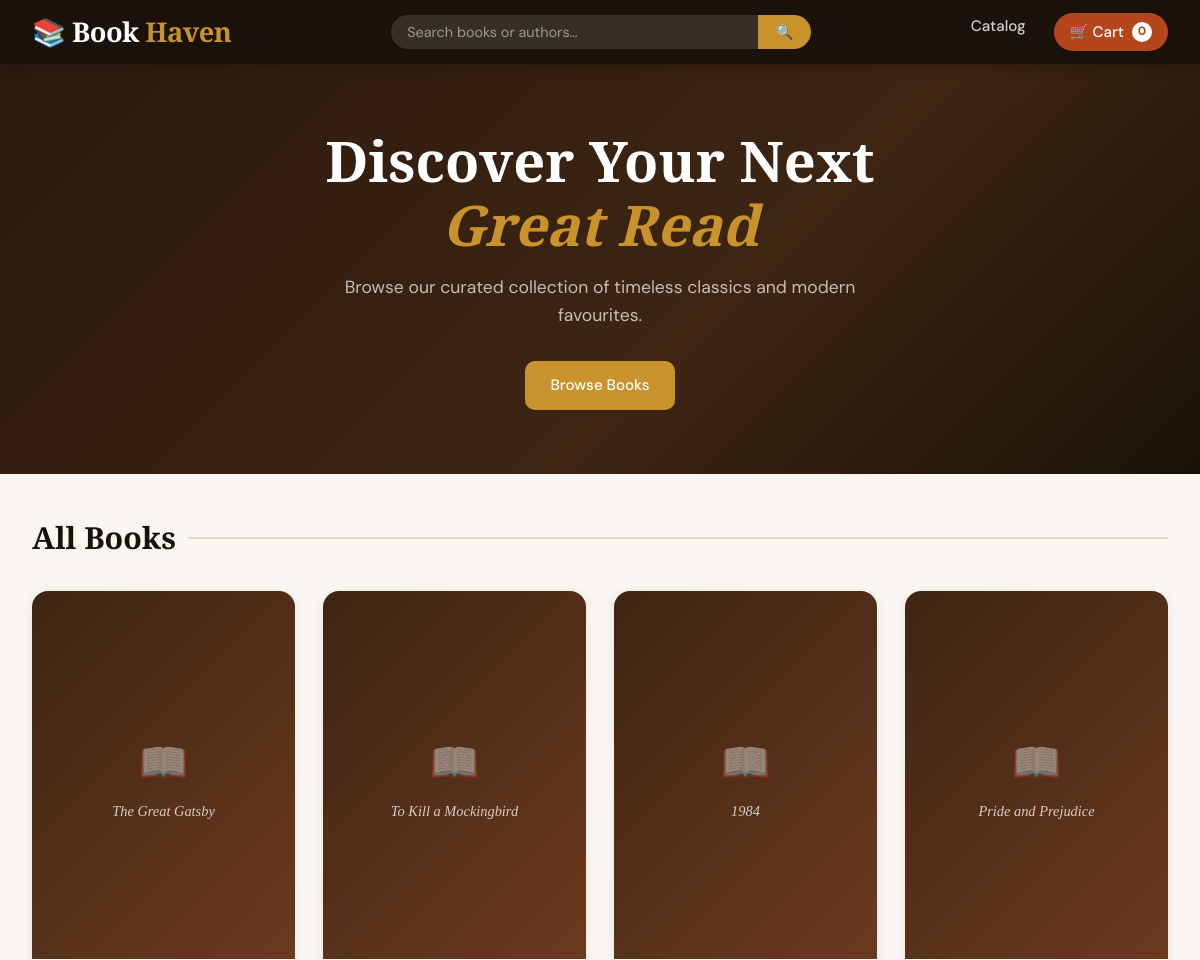
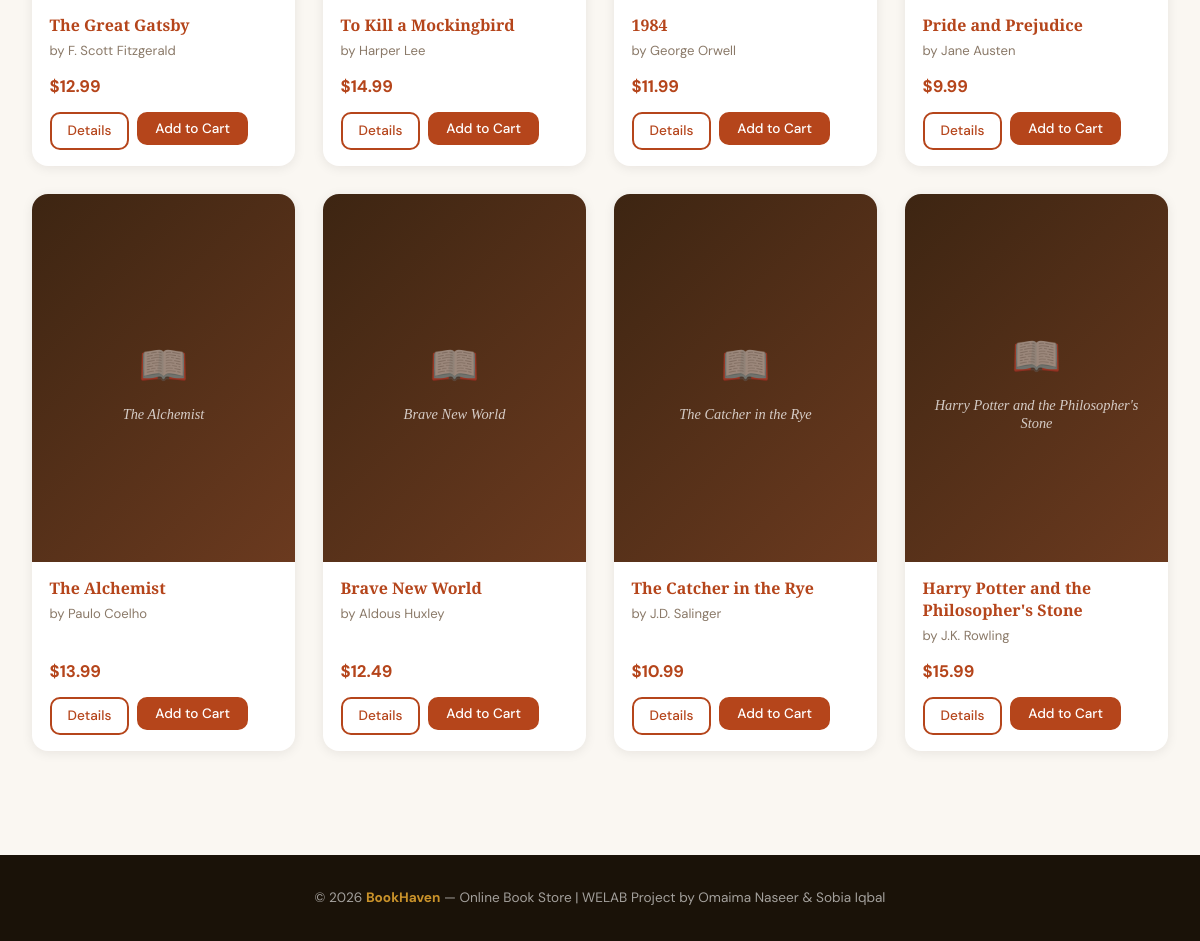
The page / on the database its author committed (2 pictures, top to bottom).
### tables this page shows
CREATE TABLE IF NOT EXISTS books (
    id         INT            NOT NULL AUTO_INCREMENT,
    title      VARCHAR(255)   NOT NULL,
    author     VARCHAR(150)   NOT NULL,
    price      DECIMAL(8,2)   NOT NULL CHECK (price > 0),
    image      VARCHAR(255)   DEFAULT NULL,
    description TEXT          DEFAULT NULL,
    created_at TIMESTAMP      NOT NULL DEFAULT CURRENT_TIMESTAMP,
    PRIMARY KEY (id)
);

### config.php (called while the page is built, shortened)
<?php
function e(string $str): string {
    return htmlspecialchars($str, ENT_QUOTES, 'UTF-8');
}

### index.php (the view, shortened to what this page needs)
<?php
require_once __DIR__ . '/config.php';
$db = getDB();
$search = trim($_GET['q'] ?? '');
if ($search !== '') {
    $stmt = $db->prepare("SELECT * FROM books WHERE title LIKE :q OR author LIKE :q ORDER BY created_at DESC");
    $stmt->execute([':q' => "%$search%"]);
} else {
    $stmt = $db->query("SELECT * FROM books ORDER BY created_at DESC");
}
$books = $stmt->fetchAll();
include __DIR__ . '/partials/header.php';
?>
<?php if ($search === ''): ?>
<section class="hero">
  <h1>Discover Your Next<br><em>Great Read</em></h1>
  <p>Browse our curated collection of timeless classics and modern favourites.</p>
  <a href="#catalog" class="btn btn-gold">Browse Books</a>
</section>
<?php endif; ?>
<div class="container" id="catalog">
  <?php if ($search !== ''): ?>
    <p class="breadcrumb">
      <a href="/obs/index.php">Catalog</a> › <span>Search: "<?= e($search) ?>"</span>
    </p>
    <h2 class="section-title">
      <?= count($books) ?> result<?= count($books) !== 1 ? 's' : '' ?> for "<?= e($search) ?>"
    </h2>
  <?php else: ?>
    <h2 class="section-title">All Books</h2>
  <?php endif; ?>
  <?php if (empty($books)): ?>
    <div class="empty-state">
      <div class="empty-icon">📭</div>
      <h3>No books found</h3>
      <p>Try a different search term or <a href="/obs/index.php">browse all books</a>.</p>
    </div>
  <?php else: ?>
    <div class="books-grid">
      <?php foreach ($books as $book): ?>
        <div class="book-card">
          <a href="/obs/book.php?id=<?= $book['id'] ?>">
            <div class="book-cover">
              <?php if (!empty($book['image']) && file_exists(__DIR__ . '/images/' . $book['image'])): ?>
                <img src="/obs/images/<?= e($book['image']) ?>" alt="<?= e($book['title']) ?>">
              <?php else: ?>
                <div class="book-cover-placeholder">
                  <div class="ph-icon">📖</div>
                  <div class="ph-title"><?= e($book['title']) ?></div>
                </div>
              <?php endif; ?>
            </div>
          </a>
          <div class="book-info">
            <div class="book-title">
              <a href="/obs/book.php?id=<?= $book['id'] ?>"><?= e($book['title']) ?></a>
            </div>
            <div class="book-author">by <?= e($book['author']) ?></div>
            <div class="book-price">$<?= number_format($book['price'], 2) ?></div>
            <div class="book-actions">
              <a href="/obs/book.php?id=<?= $book['id'] ?>" class="btn btn-outline btn-sm">Details</a>
              <form action="/obs/cart.php" method="POST" style="display:inline;">
                <button type="submit" class="btn btn-primary btn-sm">Add to Cart</button>
              </form>
            </div>
          </div>
        </div>
      <?php endforeach; ?>
    </div>
  <?php endif; ?>
</div>
<?php include __DIR__ . '/partials/footer.php'; ?>

### header.php (shortened to what this page needs)
<?php
$cartCount = 0;
?>
<!DOCTYPE html>
<html lang="en">
<head>
  <link rel="stylesheet" href="/obs/css/style.css">
</head>
<body>
<header class="site-header">
  <div class="header-inner">
    <a href="/obs/index.php" class="site-logo">📚 Book<span>Haven</span></a>
    <form class="search-form" action="/obs/index.php" method="GET">
      <input type="text" name="q" placeholder="Search books or authors…"
             value="<?= e($_GET['q'] ?? '') ?>">
      <button type="submit">🔍</button>
    </form>
    <ul class="nav-links">
      <li><a href="/obs/index.php">Catalog</a></li>
      <li>
        <a href="/obs/cart.php" class="nav-cart">
          🛒 Cart <span class="cart-count"><?= $cartCount ?></span>
        </a>
      </li>
    </ul>
  </div>
</header>

### footer.php (shortened to what this page needs)
<footer class="site-footer">
  <p>&copy; <?= date('Y') ?> <strong>BookHaven</strong> — Online Book Store |
     WELAB Project by Omaima Naseer &amp; Sobia Iqbal</p>
</footer>
</body>
</html>

### rows shown on the page
books: title "The Great Gatsby", author "F. Scott Fitzgerald", price "12.99"
books: title "To Kill a Mockingbird", author "Harper Lee", price "14.99"
books: title "1984", author "George Orwell", price "11.99"
books: title "Pride and Prejudice", author "Jane Austen", price "9.99"
books: title "The Alchemist", author "Paulo Coelho", price "13.99"
books: title "Brave New World", author "Aldous Huxley", price "12.49"
books: title "The Catcher in the Rye", author "J.D. Salinger", price "10.99"
books: title "Harry Potter and the Philosopher's Stone", author "J.K. Rowling", price "15.99"

### other values the page prints
$cartCount "0"
